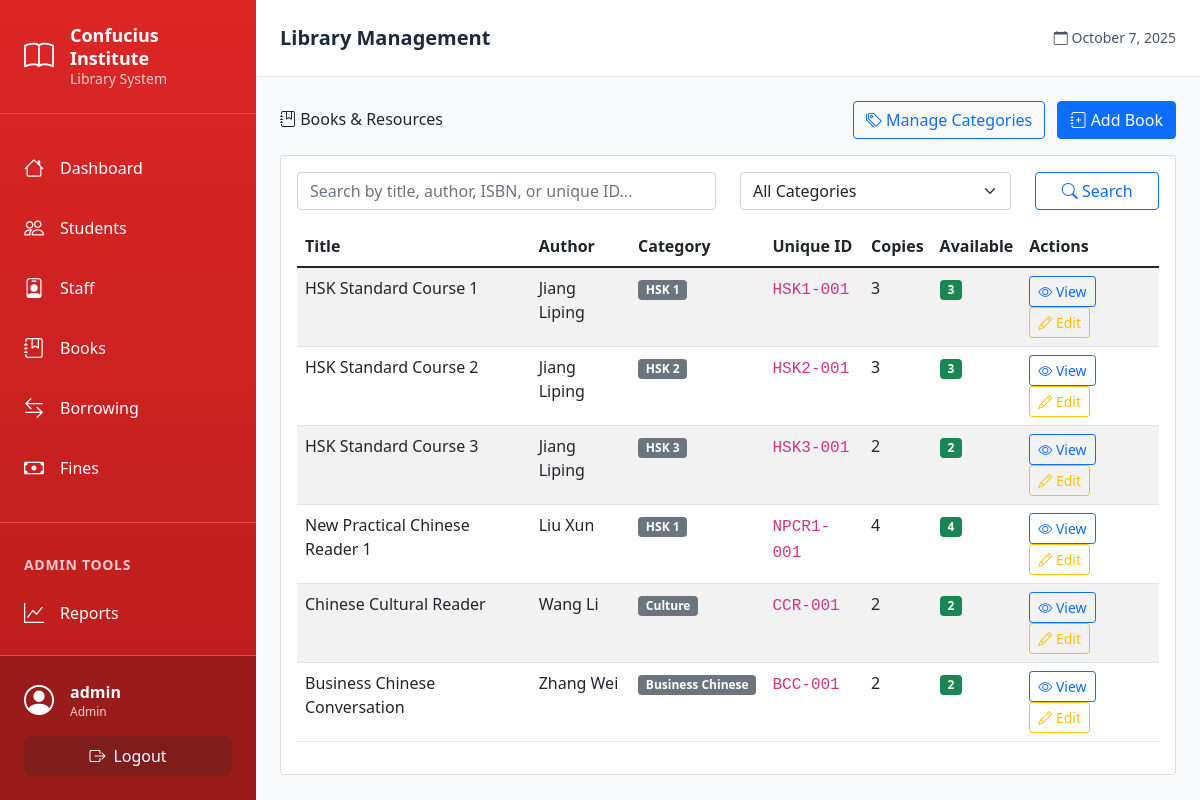
/books/ (signed in), run on the app's committed database.
### models.py (models this page shows)
class User(UserMixin, db.Model):
    id = db.Column(db.Integer, primary_key=True)
    username = db.Column(db.String(80), unique=True, nullable=False)
    email = db.Column(db.String(120), unique=True, nullable=False)
    password_hash = db.Column(db.String(120), nullable=False)
    role = db.Column(db.String(20), nullable=False, default='librarian')  # admin, librarian
    created_at = db.Column(db.DateTime, default=datetime.utcnow)
    active = db.Column(db.Boolean, default=True)  # Renamed from is_active to avoid conflict

class Book(db.Model):
    id = db.Column(db.Integer, primary_key=True)
    title = db.Column(db.String(200), nullable=False)
    author = db.Column(db.String(200))
    publisher = db.Column(db.String(200))
    isbn = db.Column(db.String(20), unique=True, nullable=True)
    unique_id = db.Column(db.String(50), unique=True, nullable=False)
    category_id = db.Column(db.Integer, db.ForeignKey('category.id'), nullable=True)
    total_copies = db.Column(db.Integer, default=1)
    shelf_location = db.Column(db.String(50))
    created_at = db.Column(db.DateTime, default=datetime.utcnow)
    borrow_records = db.relationship('BorrowRecord', backref='book_ref', lazy=True)
    @property
    def available_copies(self):
        borrowed_count = BorrowRecord.query.filter_by(book_id=self.id, returned_at=None).count()
        return self.total_copies - borrowed_count
    @property
    def category_name(self):
        return self.category_ref.name if self.category_ref else 'Uncategorized'

class Category(db.Model):
    id = db.Column(db.Integer, primary_key=True)
    name = db.Column(db.String(100), unique=True, nullable=False)
    description = db.Column(db.Text)
    created_at = db.Column(db.DateTime, default=datetime.utcnow)
    books = db.relationship('Book', backref='category_ref', lazy=True)

### blueprints/books.py (the view, shortened to what this page needs)
@books_bp.route('/')
@login_required
def list_books():
    search = request.args.get('search', '')
    category_id = request.args.get('category_id', '')
    query = Book.query
    if category_id:
        query = query.filter_by(category_id=category_id)
    books = query.all()
    categories = Category.query.all()
    return render_template('books/list.html',
                         books=books,
                         categories=categories,
                         search=search,
                         selected_category=category_id)

### templates/books/list.html (shortened to what this page needs)
{% extends "base.html" %}
{% block content %}
<div class="d-flex justify-content-between align-items-center mb-3">
    <h2><i class="bi bi-journal-bookmark"></i> Books & Resources</h2>
    <div>
        <a href="{{ url_for('books.list_categories') }}" class="btn btn-outline-primary me-2">
            <i class="bi bi-tags"></i> Manage Categories
        </a>
        <a href="{{ url_for('books.add_book') }}" class="btn btn-primary">
            <i class="bi bi-journal-plus"></i> Add Book
        </a>
    </div>
</div>
<div class="card">
    <div class="card-body">
        <form method="GET" class="mb-3">
            <div class="row">
                <div class="col-md-6">
                    <input type="text" class="form-control" name="search" placeholder="Search by title, author, ISBN, or unique ID..." value="{{ search }}">
                </div>
                <div class="col-md-4">
                    <select class="form-select" name="category_id">
                        <option value="">All Categories</option>
                    </select>
                </div>
                <div class="col-md-2">
                    <button type="submit" class="btn btn-outline-primary w-100">
                        <i class="bi bi-search"></i> Search
                    </button>
                </div>
            </div>
        </form>
        {% if books %}
        <div class="table-responsive">
            <table class="table table-striped">
                <thead>
                    <tr>
                        <th>Title</th>
                        <th>Author</th>
                        <th>Category</th>
                        <th>Unique ID</th>
                        <th>Copies</th>
                        <th>Available</th>
                        <th>Actions</th>
                    </tr>
                </thead>
                <tbody>
                    {% for book in books %}
                    <tr>
                        <td>{{ book.title }}</td>
                        <td>{{ book.author or 'N/A' }}</td>
                        <td>
                            <span class="badge bg-secondary">{{ book.category_name }}</span>
                        </td>
                        <td><code>{{ book.unique_id }}</code></td>
                        <td>{{ book.total_copies }}</td>
                        <td>
                            <span class="badge bg-{{ 'success' if book.available_copies > 0 else 'danger' }}">
                                {{ book.available_copies }}
                            </span>
                        </td>
                        <td>
                            <a href="{{ url_for('books.view_book', book_id=book.id) }}" class="btn btn-sm btn-outline-primary">
                                <i class="bi bi-eye"></i> View
                            </a>
                            <a href="{{ url_for('books.edit_book', book_id=book.id) }}" class="btn btn-sm btn-outline-warning">
                                <i class="bi bi-pencil"></i> Edit
                            </a>
                        </td>
                    </tr>
                    {% endfor %}
                </tbody>
            </table>
        </div>
        {% endif %}
    </div>
</div>
{% endblock %}

### templates/base.html (shortened to what this page needs)
<!DOCTYPE html>
<html lang="en">
<head>
    <link href="https://cdn.jsdelivr.net/npm/bootstrap@5.1.3/dist/css/bootstrap.min.css" rel="stylesheet">
    <link href="https://cdn.jsdelivr.net/npm/bootstrap-icons@1.7.2/font/bootstrap-icons.css" rel="stylesheet">
    <script src="https://cdn.tailwindcss.com"></script>
</head>
<body class="bg-gray-50">
    {% if current_user.is_authenticated %}
    <div class="flex h-screen overflow-hidden">
        <aside id="sidebar" class="fixed lg:static inset-y-0 left-0 z-40 w-64 bg-gradient-to-b from-red-600 to-red-700 text-white flex-shrink-0 overflow-y-auto transform -translate-x-full lg:translate-x-0 transition-transform duration-300">
            <div class="p-6 border-b border-red-500">
                <a href="{{ url_for('dashboard.index') }}" class="flex items-center gap-3 text-white hover:text-red-100 transition">
                    <i class="bi bi-book text-3xl"></i>
                    <div>
                        <div class="font-bold text-lg leading-tight">Confucius Institute</div>
                        <div class="text-sm text-red-200">Library System</div>
                    </div>
                </a>
            </div>
            <nav class="py-4 pb-32">
                <a href="{{ url_for('dashboard.index') }}" class="sidebar-link flex items-center gap-3 px-6 py-3 text-white hover:bg-red-500 transition">
                    <i class="bi bi-house text-xl"></i>
                    <span class="font-medium">Dashboard</span>
                </a>
                <a href="{{ url_for('students.list_students') }}" class="sidebar-link flex items-center gap-3 px-6 py-3 text-white hover:bg-red-500 transition">
                    <i class="bi bi-people text-xl"></i>
                    <span class="font-medium">Students</span>
                </a>
                <a href="{{ url_for('staff.list_staff') }}" class="sidebar-link flex items-center gap-3 px-6 py-3 text-white hover:bg-red-500 transition">
                    <i class="bi bi-person-badge text-xl"></i>
                    <span class="font-medium">Staff</span>
                </a>
                <a href="{{ url_for('books.list_books') }}" class="sidebar-link flex items-center gap-3 px-6 py-3 text-white hover:bg-red-500 transition">
                    <i class="bi bi-journal-bookmark text-xl"></i>
                    <span class="font-medium">Books</span>
                </a>
                <a href="{{ url_for('borrowing.list_borrows') }}" class="sidebar-link flex items-center gap-3 px-6 py-3 text-white hover:bg-red-500 transition">
                    <i class="bi bi-arrow-left-right text-xl"></i>
                    <span class="font-medium">Borrowing</span>
                </a>
                <a href="{{ url_for('fines.list_fines') }}" class="sidebar-link flex items-center gap-3 px-6 py-3 text-white hover:bg-red-500 transition">
                    <i class="bi bi-cash text-xl"></i>
                    <span class="font-medium">Fines</span>
                </a>
                {% if current_user.role == 'admin' %}
                <div class="mt-6 pt-6 border-t border-red-500">
                    <div class="px-6 py-2 text-sm font-semibold text-red-200 uppercase tracking-wider">Admin Tools</div>
                    <a href="{{ url_for('reports.index') }}" class="sidebar-link flex items-center gap-3 px-6 py-3 text-white hover:bg-red-500 transition">
                        <i class="bi bi-graph-up text-xl"></i>
                        <span class="font-medium">Reports</span>
                    </a>
                    <a href="{{ url_for('audit.list_audit_logs') }}" class="sidebar-link flex items-center gap-3 px-6 py-3 text-white hover:bg-red-500 transition">
                        <span class="font-medium">Audit Logs</span>
                    </a>
                    <a href="{{ url_for('backup.list_backups') }}" class="sidebar-link flex items-center gap-3 px-6 py-3 text-white hover:bg-red-500 transition">
                        <span class="font-medium">Backups</span>
                    </a>
                    <a href="{{ url_for('fines.fine_statistics') }}" class="sidebar-link flex items-center gap-3 px-6 py-3 text-white hover:bg-red-500 transition">
                        <span class="font-medium">Fine Statistics</span>
                    </a>
                </div>
                {% endif %}
            </nav>
            <div class="fixed bottom-0 left-0 w-64 border-t border-red-500 bg-red-800 p-4 transform -translate-x-full lg:translate-x-0 transition-transform duration-300" id="sidebar-footer">
                <div class="flex items-center gap-3 mb-3">
                    <i class="bi bi-person-circle text-3xl"></i>
                    <div class="flex-1 min-w-0">
                        <div class="font-semibold truncate">{{ current_user.username }}</div>
                        <div class="text-xs text-red-200">{{ current_user.role.title() }}</div>
                    </div>
                </div>
                <a href="{{ url_for('auth.logout') }}" class="flex items-center gap-2 justify-center w-full px-4 py-2 bg-red-900 hover:bg-red-950 rounded-lg transition">
                    <i class="bi bi-box-arrow-right"></i>
                    <span>Logout</span>
                </a>
            </div>
        </aside>
        <div class="flex-1 flex flex-col overflow-hidden w-full">
            <header class="bg-white shadow-sm border-b border-gray-200 px-4 lg:px-6 py-4">
                <div class="flex items-center justify-between">
                    <h1 class="text-lg lg:text-xl font-semibold text-gray-800 ml-16 lg:ml-0">{% block page_header %}Library Management{% endblock %}</h1>
                    <div class="text-sm text-gray-600">
                        <i class="bi bi-calendar"></i>
                        <span id="current-date"></span>
                    </div>
                </div>
            </header>
            <main class="flex-1 overflow-y-auto bg-gray-50">
                <div class="p-4 lg:p-6">
                    {% block content %}{% endblock %}
                </div>
            </main>
        </div>
    </div>
    {% endif %}
</body>
</html>

### templates/base.html (style rules this page uses)
.sidebar-link { transition: all 0.3s ease; }

### data on the page
User: username "admin", role "Admin"
Book: title "HSK Standard Course 1", author "Jiang Liping", category_name "HSK 1", unique_id "HSK1-001", total_copies "3", available_copies "3"
Book: title "HSK Standard Course 2", author "Jiang Liping", category_name "HSK 2", unique_id "HSK2-001", total_copies "3", available_copies "3"
Book: title "HSK Standard Course 3", author "Jiang Liping", category_name "HSK 3", unique_id "HSK3-001", total_copies "2", available_copies "2"
Book: title "New Practical Chinese Reader 1", author "Liu Xun", category_name "HSK 1", unique_id "NPCR1-001", total_copies "4", available_copies "4"
Book: title "Chinese Cultural Reader", author "Wang Li", category_name "Culture", unique_id "CCR-001", total_copies "2", available_copies "2"
Book: title "Business Chinese Conversation", author "Zhang Wei", category_name "Business Chinese", unique_id "BCC-001", total_copies "2", available_copies "2"
